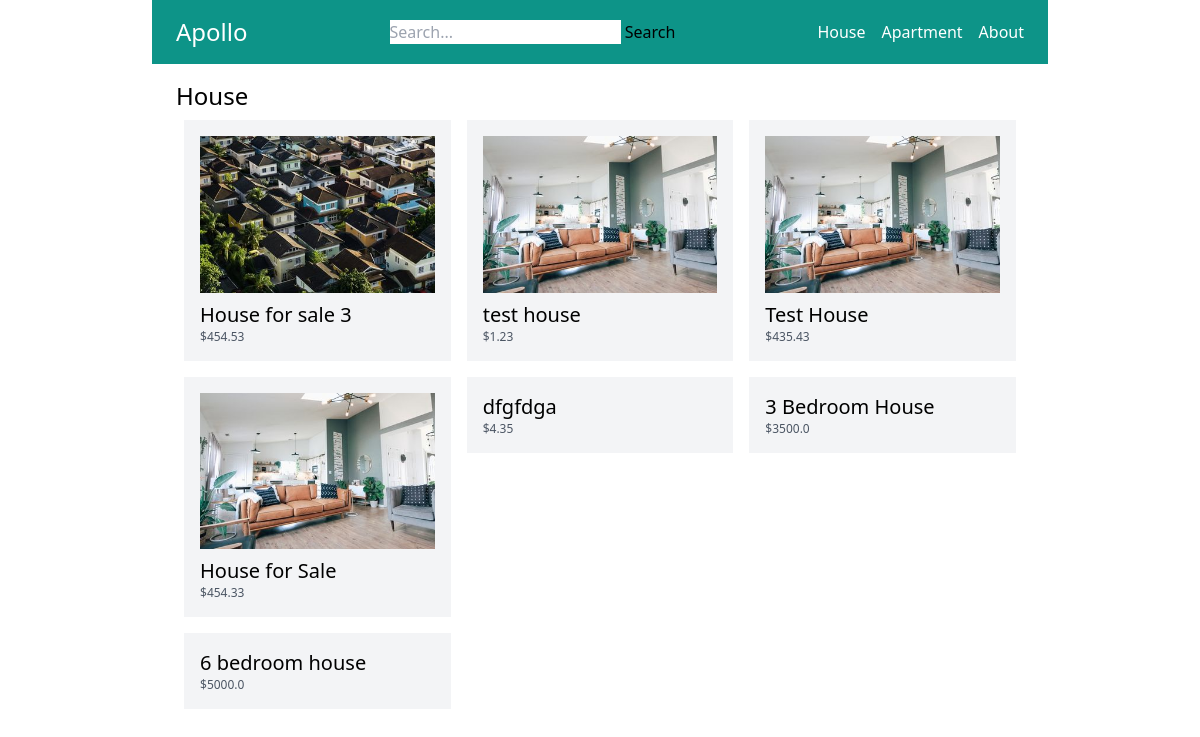
/house/, run on an earlier commit of the app's database.
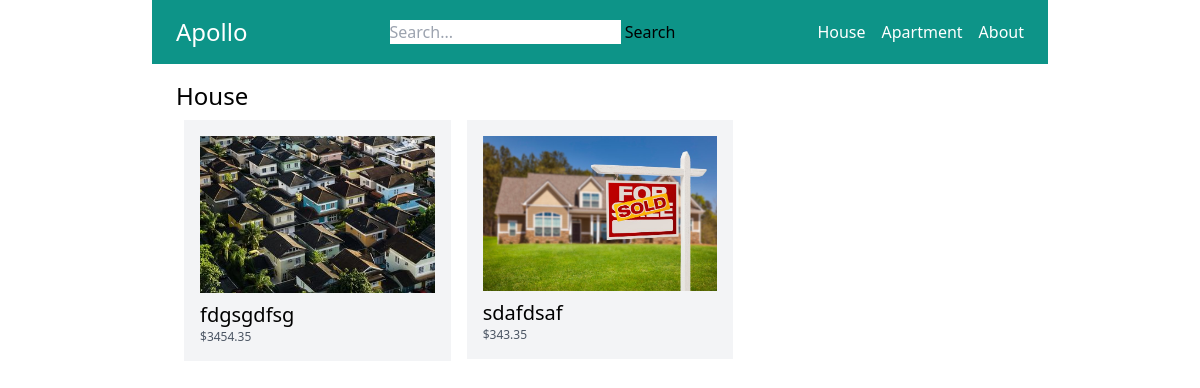
And on a later commit of the database.
### store/models.py (models this page shows, shortened)
class Category(models.Model):
    title = models.CharField(max_length=50)
    slug = models.SlugField(max_length=50)
    class Meta:
        verbose_name_plural = 'Categories'

class Product(models.Model):
    DRAFT = 'draft'
    WAITING_APPROVAL = 'waitingapproval'
    ACTIVE = 'active'
    DELETED = 'deleted'
    STATUS_CHOICES = (
        (DRAFT, 'Draft'),
        (WAITING_APPROVAL, 'Waiting approval'),
        (ACTIVE, 'Active'),
        (DELETED, 'Deleted'),
    )
    user = models.ForeignKey(User, related_name='products', on_delete=models.CASCADE)
    category = models.ForeignKey(Category, related_name='products', on_delete=models.CASCADE)
    title = models.CharField(max_length=50)
    slug = models.SlugField(max_length=50)
    description = models.TextField(blank=True)
    price = models.IntegerField()
    image = models.ImageField(upload_to='uploads/product_images/', blank=True, null=True)
    created_at = models.DateTimeField(auto_now_add=True)
    updated_at = models.DateTimeField(auto_now=True)
    status = models.CharField(max_length=50, choices=STATUS_CHOICES, default=ACTIVE)
    class Meta:
        ordering = ('-created_at',)
    def get_display_price(self):
        return self.price / 100

### store/views.py (the view)
# urls.py: path('<slug:slug>/', views.category_detail, name='category_detail'),
def category_detail(request, slug):
    category = get_object_or_404(Category, slug=slug)
    products = category.products.filter(status=Product.ACTIVE)
    return render(request, 'store/category_detail.html', {
        'category': category,
        'products': products
    })

### store/templatetags/menu.py (called while the page is built)
@register.inclusion_tag('core/menu.html')
def menu():
    categories = Category.objects.all()
    return {'categories': categories}

### store/templates/store/category_detail.html (shortened to what this page needs)
{% extends 'core/base.html' %}
{% block content %}
    <h1 class="text-2xl">{{ category.title }}</h1>
    {% include 'store/partials/products.html' %}
{% endblock %}

### core/templates/core/menu.html
{% for category in categories %}
    <a href="{% url 'category_detail' category.slug %}" class="text-white">{{ category.title }}</a>
{% endfor %}
<a href="{% url 'about' %}" class="text-white">About</a>

### store/templates/store/partials/products.html
<div class="flex flex-wrap">
    {% for product in products %}
        <div class="product w-1/3 p-2">
            <div class="p-4 bg-gray-100">
                <a href="{% url 'product_detail' product.category.slug product.slug %}">
                    {% if product.image %}
                        <div class="image mb-2">
                            <img src="{{ product.image.url }}" alt="Image of {{ product.title }}">
                        </div>
                    {% endif %}
                    <h2 class="text-xl">{{ product.title }}</h2>
                    <p class="text-xs text-gray-600">${{ product.get_display_price }}</p>
                </a>
            </div>
        </div>
    {% endfor %}
</div>

What changed in the data, as far as the page shows it:
removed Product: image (picture), title "House for sale 3", get_display_price "454.53"
removed Product: image (picture), title "test house", get_display_price "1.23"
removed Product: image (picture), title "Test House", get_display_price "435.43"
removed Product: image (picture), title "House for Sale", get_display_price "454.33"
removed Product: title "dfgfdga", get_display_price "4.35"
removed Product: title "3 Bedroom House", get_display_price "3500.0"
removed Product: title "6 bedroom house", get_display_price "5000.0"
added Product: image (picture), title "fdgsgdfsg", get_display_price "3454.35"
added Product: image (picture), title "sdafdsaf", get_display_price "343.35"
